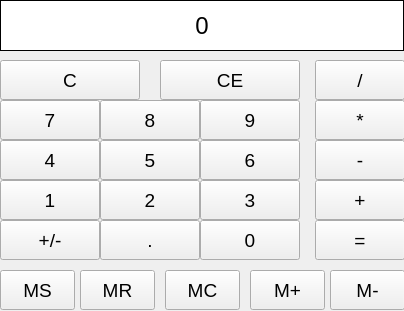
<?xml version="1.0" encoding="UTF-8"?>
<ui version="4.0">
 <class>MainWindow</class>
 <widget class="QMainWindow" name="MainWindow">
  <property name="geometry">
   <rect>
    <x>0</x>
    <y>0</y>
    <width>404</width>
    <height>311</height>
   </rect>
  </property>
  <property name="windowTitle">
   <string>MainWindow</string>
  </property>
  <widget class="QWidget" name="centralwidget">
   <widget class="QLabel" name="lblResult">
    <property name="geometry">
     <rect>
      <x>0</x>
      <y>0</y>
      <width>404</width>
      <height>51</height>
     </rect>
    </property>
    <property name="palette">
     <palette>
      <active>
       <colorrole role="WindowText">
        <brush brushstyle="SolidPattern">
         <color alpha="255">
          <red>0</red>
          <green>0</green>
          <blue>0</blue>
         </color>
        </brush>
       </colorrole>
       <colorrole role="Button">
        <brush brushstyle="SolidPattern">
         <color alpha="255">
          <red>255</red>
          <green>255</green>
          <blue>255</blue>
         </color>
        </brush>
       </colorrole>
       <colorrole role="Light">
        <brush brushstyle="SolidPattern">
         <color alpha="255">
          <red>255</red>
          <green>255</green>
          <blue>255</blue>
         </color>
        </brush>
       </colorrole>
       <colorrole role="Midlight">
        <brush brushstyle="SolidPattern">
         <color alpha="255">
          <red>255</red>
          <green>255</green>
          <blue>255</blue>
         </color>
        </brush>
       </colorrole>
       <colorrole role="Dark">
        <brush brushstyle="SolidPattern">
         <color alpha="255">
          <red>127</red>
          <green>127</green>
          <blue>127</blue>
         </color>
        </brush>
       </colorrole>
       <colorrole role="Mid">
        <brush brushstyle="SolidPattern">
         <color alpha="255">
          <red>170</red>
          <green>170</green>
          <blue>170</blue>
         </color>
        </brush>
       </colorrole>
       <colorrole role="Text">
        <brush brushstyle="SolidPattern">
         <color alpha="255">
          <red>0</red>
          <green>0</green>
          <blue>0</blue>
         </color>
        </brush>
       </colorrole>
       <colorrole role="BrightText">
        <brush brushstyle="SolidPattern">
         <color alpha="255">
          <red>255</red>
          <green>255</green>
          <blue>255</blue>
         </color>
        </brush>
       </colorrole>
       <colorrole role="ButtonText">
        <brush brushstyle="SolidPattern">
         <color alpha="255">
          <red>0</red>
          <green>0</green>
          <blue>0</blue>
         </color>
        </brush>
       </colorrole>
       <colorrole role="Base">
        <brush brushstyle="SolidPattern">
         <color alpha="255">
          <red>255</red>
          <green>255</green>
          <blue>255</blue>
         </color>
        </brush>
       </colorrole>
       <colorrole role="Window">
        <brush brushstyle="SolidPattern">
         <color alpha="255">
          <red>255</red>
          <green>255</green>
          <blue>255</blue>
         </color>
        </brush>
       </colorrole>
       <colorrole role="Shadow">
        <brush brushstyle="SolidPattern">
         <color alpha="255">
          <red>0</red>
          <green>0</green>
          <blue>0</blue>
         </color>
        </brush>
       </colorrole>
       <colorrole role="AlternateBase">
        <brush brushstyle="SolidPattern">
         <color alpha="255">
          <red>255</red>
          <green>255</green>
          <blue>255</blue>
         </color>
        </brush>
       </colorrole>
       <colorrole role="ToolTipBase">
        <brush brushstyle="SolidPattern">
         <color alpha="255">
          <red>255</red>
          <green>255</green>
          <blue>220</blue>
         </color>
        </brush>
       </colorrole>
       <colorrole role="ToolTipText">
        <brush brushstyle="SolidPattern">
         <color alpha="255">
          <red>0</red>
          <green>0</green>
          <blue>0</blue>
         </color>
        </brush>
       </colorrole>
       <colorrole role="PlaceholderText">
        <brush brushstyle="SolidPattern">
         <color alpha="127">
          <red>0</red>
          <green>0</green>
          <blue>0</blue>
         </color>
        </brush>
       </colorrole>
       <colorrole role="Accent">
        <brush brushstyle="SolidPattern">
         <color alpha="255">
          <red>255</red>
          <green>255</green>
          <blue>255</blue>
         </color>
        </brush>
       </colorrole>
      </active>
      <inactive>
       <colorrole role="WindowText">
        <brush brushstyle="SolidPattern">
         <color alpha="255">
          <red>0</red>
          <green>0</green>
          <blue>0</blue>
         </color>
        </brush>
       </colorrole>
       <colorrole role="Button">
        <brush brushstyle="SolidPattern">
         <color alpha="255">
          <red>255</red>
          <green>255</green>
          <blue>255</blue>
         </color>
        </brush>
       </colorrole>
       <colorrole role="Light">
        <brush brushstyle="SolidPattern">
         <color alpha="255">
          <red>255</red>
          <green>255</green>
          <blue>255</blue>
         </color>
        </brush>
       </colorrole>
       <colorrole role="Midlight">
        <brush brushstyle="SolidPattern">
         <color alpha="255">
          <red>255</red>
          <green>255</green>
          <blue>255</blue>
         </color>
        </brush>
       </colorrole>
       <colorrole role="Dark">
        <brush brushstyle="SolidPattern">
         <color alpha="255">
          <red>127</red>
          <green>127</green>
          <blue>127</blue>
         </color>
        </brush>
       </colorrole>
       <colorrole role="Mid">
        <brush brushstyle="SolidPattern">
         <color alpha="255">
          <red>170</red>
          <green>170</green>
          <blue>170</blue>
         </color>
        </brush>
       </colorrole>
       <colorrole role="Text">
        <brush brushstyle="SolidPattern">
         <color alpha="255">
          <red>0</red>
          <green>0</green>
          <blue>0</blue>
         </color>
        </brush>
       </colorrole>
       <colorrole role="BrightText">
        <brush brushstyle="SolidPattern">
         <color alpha="255">
          <red>255</red>
          <green>255</green>
          <blue>255</blue>
         </color>
        </brush>
       </colorrole>
       <colorrole role="ButtonText">
        <brush brushstyle="SolidPattern">
         <color alpha="255">
          <red>0</red>
          <green>0</green>
          <blue>0</blue>
         </color>
        </brush>
       </colorrole>
       <colorrole role="Base">
        <brush brushstyle="SolidPattern">
         <color alpha="255">
          <red>255</red>
          <green>255</green>
          <blue>255</blue>
         </color>
        </brush>
       </colorrole>
       <colorrole role="Window">
        <brush brushstyle="SolidPattern">
         <color alpha="255">
          <red>255</red>
          <green>255</green>
          <blue>255</blue>
         </color>
        </brush>
       </colorrole>
       <colorrole role="Shadow">
        <brush brushstyle="SolidPattern">
         <color alpha="255">
          <red>0</red>
          <green>0</green>
          <blue>0</blue>
         </color>
        </brush>
       </colorrole>
       <colorrole role="AlternateBase">
        <brush brushstyle="SolidPattern">
         <color alpha="255">
          <red>255</red>
          <green>255</green>
          <blue>255</blue>
         </color>
        </brush>
       </colorrole>
       <colorrole role="ToolTipBase">
        <brush brushstyle="SolidPattern">
         <color alpha="255">
          <red>255</red>
          <green>255</green>
          <blue>220</blue>
         </color>
        </brush>
       </colorrole>
       <colorrole role="ToolTipText">
        <brush brushstyle="SolidPattern">
         <color alpha="255">
          <red>0</red>
          <green>0</green>
          <blue>0</blue>
         </color>
        </brush>
       </colorrole>
       <colorrole role="PlaceholderText">
        <brush brushstyle="SolidPattern">
         <color alpha="127">
          <red>0</red>
          <green>0</green>
          <blue>0</blue>
         </color>
        </brush>
       </colorrole>
       <colorrole role="Accent">
        <brush brushstyle="SolidPattern">
         <color alpha="255">
          <red>255</red>
          <green>255</green>
          <blue>255</blue>
         </color>
        </brush>
       </colorrole>
      </inactive>
      <disabled>
       <colorrole role="WindowText">
        <brush brushstyle="SolidPattern">
         <color alpha="255">
          <red>127</red>
          <green>127</green>
          <blue>127</blue>
         </color>
        </brush>
       </colorrole>
       <colorrole role="Button">
        <brush brushstyle="SolidPattern">
         <color alpha="255">
          <red>255</red>
          <green>255</green>
          <blue>255</blue>
         </color>
        </brush>
       </colorrole>
       <colorrole role="Light">
        <brush brushstyle="SolidPattern">
         <color alpha="255">
          <red>255</red>
          <green>255</green>
          <blue>255</blue>
         </color>
        </brush>
       </colorrole>
       <colorrole role="Midlight">
        <brush brushstyle="SolidPattern">
         <color alpha="255">
          <red>255</red>
          <green>255</green>
          <blue>255</blue>
         </color>
        </brush>
       </colorrole>
       <colorrole role="Dark">
        <brush brushstyle="SolidPattern">
         <color alpha="255">
          <red>127</red>
          <green>127</green>
          <blue>127</blue>
         </color>
        </brush>
       </colorrole>
       <colorrole role="Mid">
        <brush brushstyle="SolidPattern">
         <color alpha="255">
          <red>170</red>
          <green>170</green>
          <blue>170</blue>
         </color>
        </brush>
       </colorrole>
       <colorrole role="Text">
        <brush brushstyle="SolidPattern">
         <color alpha="255">
          <red>127</red>
          <green>127</green>
          <blue>127</blue>
         </color>
        </brush>
       </colorrole>
       <colorrole role="BrightText">
        <brush brushstyle="SolidPattern">
         <color alpha="255">
          <red>255</red>
          <green>255</green>
          <blue>255</blue>
         </color>
        </brush>
       </colorrole>
       <colorrole role="ButtonText">
        <brush brushstyle="SolidPattern">
         <color alpha="255">
          <red>127</red>
          <green>127</green>
          <blue>127</blue>
         </color>
        </brush>
       </colorrole>
       <colorrole role="Base">
        <brush brushstyle="SolidPattern">
         <color alpha="255">
          <red>255</red>
          <green>255</green>
          <blue>255</blue>
         </color>
        </brush>
       </colorrole>
       <colorrole role="Window">
        <brush brushstyle="SolidPattern">
         <color alpha="255">
          <red>255</red>
          <green>255</green>
          <blue>255</blue>
         </color>
        </brush>
       </colorrole>
       <colorrole role="Shadow">
        <brush brushstyle="SolidPattern">
         <color alpha="255">
          <red>0</red>
          <green>0</green>
          <blue>0</blue>
         </color>
        </brush>
       </colorrole>
       <colorrole role="AlternateBase">
        <brush brushstyle="SolidPattern">
         <color alpha="255">
          <red>255</red>
          <green>255</green>
          <blue>255</blue>
         </color>
        </brush>
       </colorrole>
       <colorrole role="ToolTipBase">
        <brush brushstyle="SolidPattern">
         <color alpha="255">
          <red>255</red>
          <green>255</green>
          <blue>220</blue>
         </color>
        </brush>
       </colorrole>
       <colorrole role="ToolTipText">
        <brush brushstyle="SolidPattern">
         <color alpha="255">
          <red>0</red>
          <green>0</green>
          <blue>0</blue>
         </color>
        </brush>
       </colorrole>
       <colorrole role="PlaceholderText">
        <brush brushstyle="SolidPattern">
         <color alpha="127">
          <red>127</red>
          <green>127</green>
          <blue>127</blue>
         </color>
        </brush>
       </colorrole>
       <colorrole role="Accent">
        <brush brushstyle="SolidPattern">
         <color alpha="255">
          <red>255</red>
          <green>255</green>
          <blue>255</blue>
         </color>
        </brush>
       </colorrole>
      </disabled>
     </palette>
    </property>
    <property name="font">
     <font>
      <pointsize>18</pointsize>
     </font>
    </property>
    <property name="autoFillBackground">
     <bool>true</bool>
    </property>
    <property name="frameShape">
     <enum>QFrame::Shape::Box</enum>
    </property>
    <property name="text">
     <string>0</string>
    </property>
    <property name="alignment">
     <set>Qt::AlignmentFlag::AlignCenter</set>
    </property>
   </widget>
   <widget class="QPushButton" name="pb1">
    <property name="geometry">
     <rect>
      <x>0</x>
      <y>180</y>
      <width>100</width>
      <height>40</height>
     </rect>
    </property>
    <property name="font">
     <font>
      <pointsize>14</pointsize>
     </font>
    </property>
    <property name="autoFillBackground">
     <bool>false</bool>
    </property>
    <property name="styleSheet">
     <string notr="true">QPushButton_clicked{
	background-color: qlineargradient(spread:pad, x1:0, y1:0, x2:1, y2:0, stop:0 rgba(0, 0, 0, 255), stop:1 rgba(255, 255, 255, 255));
}</string>
    </property>
    <property name="text">
     <string>1</string>
    </property>
    <property name="shortcut">
     <string>1</string>
    </property>
   </widget>
   <widget class="QPushButton" name="pb2">
    <property name="geometry">
     <rect>
      <x>100</x>
      <y>180</y>
      <width>100</width>
      <height>40</height>
     </rect>
    </property>
    <property name="font">
     <font>
      <pointsize>14</pointsize>
     </font>
    </property>
    <property name="styleSheet">
     <string notr="true">QPushButton_clicked{
	background-color: qlineargradient(spread:pad, x1:0, y1:0, x2:1, y2:0, stop:0 rgba(0, 0, 0, 255), stop:1 rgba(255, 255, 255, 255));
}</string>
    </property>
    <property name="text">
     <string>2</string>
    </property>
    <property name="shortcut">
     <string>2</string>
    </property>
   </widget>
   <widget class="QPushButton" name="pb3">
    <property name="geometry">
     <rect>
      <x>200</x>
      <y>180</y>
      <width>100</width>
      <height>40</height>
     </rect>
    </property>
    <property name="font">
     <font>
      <pointsize>14</pointsize>
     </font>
    </property>
    <property name="styleSheet">
     <string notr="true">QPushButton_clicked{
	background-color: qlineargradient(spread:pad, x1:0, y1:0, x2:1, y2:0, stop:0 rgba(0, 0, 0, 255), stop:1 rgba(255, 255, 255, 255));
}</string>
    </property>
    <property name="text">
     <string>3</string>
    </property>
    <property name="shortcut">
     <string>3</string>
    </property>
   </widget>
   <widget class="QPushButton" name="pb4">
    <property name="geometry">
     <rect>
      <x>0</x>
      <y>140</y>
      <width>100</width>
      <height>40</height>
     </rect>
    </property>
    <property name="font">
     <font>
      <pointsize>14</pointsize>
     </font>
    </property>
    <property name="styleSheet">
     <string notr="true">QPushButton_clicked{
	background-color: qlineargradient(spread:pad, x1:0, y1:0, x2:1, y2:0, stop:0 rgba(0, 0, 0, 255), stop:1 rgba(255, 255, 255, 255));
}</string>
    </property>
    <property name="text">
     <string>4</string>
    </property>
    <property name="shortcut">
     <string>4</string>
    </property>
   </widget>
   <widget class="QPushButton" name="pb5">
    <property name="geometry">
     <rect>
      <x>100</x>
      <y>140</y>
      <width>100</width>
      <height>40</height>
     </rect>
    </property>
    <property name="font">
     <font>
      <pointsize>14</pointsize>
     </font>
    </property>
    <property name="styleSheet">
     <string notr="true">QPushButton_clicked{
	background-color: qlineargradient(spread:pad, x1:0, y1:0, x2:1, y2:0, stop:0 rgba(0, 0, 0, 255), stop:1 rgba(255, 255, 255, 255));
}</string>
    </property>
    <property name="text">
     <string>5</string>
    </property>
    <property name="shortcut">
     <string>5</string>
    </property>
   </widget>
   <widget class="QPushButton" name="pb6">
    <property name="geometry">
     <rect>
      <x>200</x>
      <y>140</y>
      <width>100</width>
      <height>40</height>
     </rect>
    </property>
    <property name="font">
     <font>
      <pointsize>14</pointsize>
     </font>
    </property>
    <property name="styleSheet">
     <string notr="true">QPushButton_clicked{
	background-color: qlineargradient(spread:pad, x1:0, y1:0, x2:1, y2:0, stop:0 rgba(0, 0, 0, 255), stop:1 rgba(255, 255, 255, 255));
}</string>
    </property>
    <property name="text">
     <string>6</string>
    </property>
    <property name="shortcut">
     <string>6</string>
    </property>
   </widget>
   <widget class="QPushButton" name="pb7">
    <property name="geometry">
     <rect>
      <x>0</x>
      <y>100</y>
      <width>100</width>
      <height>40</height>
     </rect>
    </property>
    <property name="font">
     <font>
      <pointsize>14</pointsize>
     </font>
    </property>
    <property name="styleSheet">
     <string notr="true">QPushButton_clicked{
	background-color: qlineargradient(spread:pad, x1:0, y1:0, x2:1, y2:0, stop:0 rgba(0, 0, 0, 255), stop:1 rgba(255, 255, 255, 255));
}</string>
    </property>
    <property name="text">
     <string>7</string>
    </property>
    <property name="shortcut">
     <string>7</string>
    </property>
   </widget>
   <widget class="QPushButton" name="pb8">
    <property name="geometry">
     <rect>
      <x>100</x>
      <y>100</y>
      <width>100</width>
      <height>40</height>
     </rect>
    </property>
    <property name="font">
     <font>
      <pointsize>14</pointsize>
     </font>
    </property>
    <property name="styleSheet">
     <string notr="true">QPushButton_clicked{
	background-color: qlineargradient(spread:pad, x1:0, y1:0, x2:1, y2:0, stop:0 rgba(0, 0, 0, 255), stop:1 rgba(255, 255, 255, 255));
}</string>
    </property>
    <property name="text">
     <string>8</string>
    </property>
    <property name="shortcut">
     <string>8</string>
    </property>
   </widget>
   <widget class="QPushButton" name="pb9">
    <property name="geometry">
     <rect>
      <x>200</x>
      <y>100</y>
      <width>100</width>
      <height>40</height>
     </rect>
    </property>
    <property name="font">
     <font>
      <pointsize>14</pointsize>
     </font>
    </property>
    <property name="styleSheet">
     <string notr="true">QPushButton_clicked{
	background-color: qlineargradient(spread:pad, x1:0, y1:0, x2:1, y2:0, stop:0 rgba(0, 0, 0, 255), stop:1 rgba(255, 255, 255, 255));
}</string>
    </property>
    <property name="text">
     <string>9</string>
    </property>
    <property name="shortcut">
     <string>9</string>
    </property>
   </widget>
   <widget class="QPushButton" name="pb0">
    <property name="geometry">
     <rect>
      <x>200</x>
      <y>220</y>
      <width>100</width>
      <height>40</height>
     </rect>
    </property>
    <property name="font">
     <font>
      <pointsize>14</pointsize>
     </font>
    </property>
    <property name="styleSheet">
     <string notr="true">QPushButton_clicked{
	background-color: qlineargradient(spread:pad, x1:0, y1:0, x2:1, y2:0, stop:0 rgba(0, 0, 0, 255), stop:1 rgba(255, 255, 255, 255));
}</string>
    </property>
    <property name="text">
     <string>0</string>
    </property>
    <property name="shortcut">
     <string>0</string>
    </property>
   </widget>
   <widget class="QPushButton" name="pbRavno">
    <property name="geometry">
     <rect>
      <x>315</x>
      <y>220</y>
      <width>90</width>
      <height>40</height>
     </rect>
    </property>
    <property name="font">
     <font>
      <pointsize>14</pointsize>
     </font>
    </property>
    <property name="styleSheet">
     <string notr="true">QPushButton_clicked{
	background-color: qlineargradient(spread:pad, x1:0, y1:0, x2:1, y2:0, stop:0 rgba(0, 0, 0, 255), stop:1 rgba(255, 255, 255, 255));
}</string>
    </property>
    <property name="text">
     <string>=</string>
    </property>
    <property name="shortcut">
     <string>=</string>
    </property>
   </widget>
   <widget class="QPushButton" name="pbPoint">
    <property name="geometry">
     <rect>
      <x>100</x>
      <y>220</y>
      <width>100</width>
      <height>40</height>
     </rect>
    </property>
    <property name="font">
     <font>
      <pointsize>14</pointsize>
     </font>
    </property>
    <property name="styleSheet">
     <string notr="true">QPushButton_clicked{
	background-color: qlineargradient(spread:pad, x1:0, y1:0, x2:1, y2:0, stop:0 rgba(0, 0, 0, 255), stop:1 rgba(255, 255, 255, 255));
}</string>
    </property>
    <property name="text">
     <string>.</string>
    </property>
   </widget>
   <widget class="QPushButton" name="pbplmin">
    <property name="geometry">
     <rect>
      <x>0</x>
      <y>220</y>
      <width>100</width>
      <height>40</height>
     </rect>
    </property>
    <property name="font">
     <font>
      <pointsize>14</pointsize>
     </font>
    </property>
    <property name="styleSheet">
     <string notr="true">QPushButton_clicked{
	background-color: qlineargradient(spread:pad, x1:0, y1:0, x2:1, y2:0, stop:0 rgba(0, 0, 0, 255), stop:1 rgba(255, 255, 255, 255));
}</string>
    </property>
    <property name="text">
     <string>+/-</string>
    </property>
   </widget>
   <widget class="QPushButton" name="pbMin">
    <property name="geometry">
     <rect>
      <x>315</x>
      <y>140</y>
      <width>90</width>
      <height>40</height>
     </rect>
    </property>
    <property name="font">
     <font>
      <pointsize>14</pointsize>
     </font>
    </property>
    <property name="styleSheet">
     <string notr="true">QPushButton_clicked{
	background-color: qlineargradient(spread:pad, x1:0, y1:0, x2:1, y2:0, stop:0 rgba(0, 0, 0, 255), stop:1 rgba(255, 255, 255, 255));
}</string>
    </property>
    <property name="text">
     <string>-</string>
    </property>
    <property name="shortcut">
     <string>-</string>
    </property>
   </widget>
   <widget class="QPushButton" name="pbPlus">
    <property name="geometry">
     <rect>
      <x>315</x>
      <y>180</y>
      <width>90</width>
      <height>40</height>
     </rect>
    </property>
    <property name="font">
     <font>
      <pointsize>14</pointsize>
     </font>
    </property>
    <property name="styleSheet">
     <string notr="true">QPushButton_clicked{
	background-color: qlineargradient(spread:pad, x1:0, y1:0, x2:1, y2:0, stop:0 rgba(0, 0, 0, 255), stop:1 rgba(255, 255, 255, 255));
}</string>
    </property>
    <property name="text">
     <string>+</string>
    </property>
    <property name="shortcut">
     <string>+</string>
    </property>
   </widget>
   <widget class="QPushButton" name="pbDel">
    <property name="geometry">
     <rect>
      <x>315</x>
      <y>60</y>
      <width>90</width>
      <height>40</height>
     </rect>
    </property>
    <property name="font">
     <font>
      <pointsize>14</pointsize>
     </font>
    </property>
    <property name="styleSheet">
     <string notr="true">QPushButton_clicked{
	background-color: qlineargradient(spread:pad, x1:0, y1:0, x2:1, y2:0, stop:0 rgba(0, 0, 0, 255), stop:1 rgba(255, 255, 255, 255));
}</string>
    </property>
    <property name="text">
     <string>/</string>
    </property>
    <property name="shortcut">
     <string>/</string>
    </property>
   </widget>
   <widget class="QPushButton" name="pbPro">
    <property name="geometry">
     <rect>
      <x>315</x>
      <y>100</y>
      <width>90</width>
      <height>40</height>
     </rect>
    </property>
    <property name="font">
     <font>
      <pointsize>14</pointsize>
     </font>
    </property>
    <property name="styleSheet">
     <string notr="true">QPushButton_clicked{
	background-color: qlineargradient(spread:pad, x1:0, y1:0, x2:1, y2:0, stop:0 rgba(0, 0, 0, 255), stop:1 rgba(255, 255, 255, 255));
}</string>
    </property>
    <property name="text">
     <string>*</string>
    </property>
    <property name="shortcut">
     <string>*</string>
    </property>
   </widget>
   <widget class="QPushButton" name="pbC">
    <property name="geometry">
     <rect>
      <x>0</x>
      <y>60</y>
      <width>140</width>
      <height>40</height>
     </rect>
    </property>
    <property name="font">
     <font>
      <pointsize>14</pointsize>
     </font>
    </property>
    <property name="styleSheet">
     <string notr="true">QPushButton_clicked{
	background-color: qlineargradient(spread:pad, x1:0, y1:0, x2:1, y2:0, stop:0 rgba(0, 0, 0, 255), stop:1 rgba(255, 255, 255, 255));
}</string>
    </property>
    <property name="text">
     <string>C</string>
    </property>
   </widget>
   <widget class="QPushButton" name="pbCE">
    <property name="geometry">
     <rect>
      <x>160</x>
      <y>60</y>
      <width>140</width>
      <height>40</height>
     </rect>
    </property>
    <property name="font">
     <font>
      <pointsize>14</pointsize>
     </font>
    </property>
    <property name="styleSheet">
     <string notr="true">QPushButton_clicked{
	background-color: qlineargradient(spread:pad, x1:0, y1:0, x2:1, y2:0, stop:0 rgba(0, 0, 0, 255), stop:1 rgba(255, 255, 255, 255));
}</string>
    </property>
    <property name="text">
     <string>CE</string>
    </property>
   </widget>
   <widget class="QPushButton" name="pbMS">
    <property name="geometry">
     <rect>
      <x>0</x>
      <y>270</y>
      <width>75</width>
      <height>40</height>
     </rect>
    </property>
    <property name="font">
     <font>
      <pointsize>14</pointsize>
     </font>
    </property>
    <property name="styleSheet">
     <string notr="true">QPushButton_clicked{
	background-color: qlineargradient(spread:pad, x1:0, y1:0, x2:1, y2:0, stop:0 rgba(0, 0, 0, 255), stop:1 rgba(255, 255, 255, 255));
}</string>
    </property>
    <property name="text">
     <string>MS</string>
    </property>
   </widget>
   <widget class="QPushButton" name="pbMr">
    <property name="geometry">
     <rect>
      <x>80</x>
      <y>270</y>
      <width>75</width>
      <height>40</height>
     </rect>
    </property>
    <property name="font">
     <font>
      <pointsize>14</pointsize>
     </font>
    </property>
    <property name="styleSheet">
     <string notr="true">QPushButton_clicked{
	background-color: qlineargradient(spread:pad, x1:0, y1:0, x2:1, y2:0, stop:0 rgba(0, 0, 0, 255), stop:1 rgba(255, 255, 255, 255));
}</string>
    </property>
    <property name="text">
     <string>MR</string>
    </property>
   </widget>
   <widget class="QPushButton" name="pbMC">
    <property name="geometry">
     <rect>
      <x>165</x>
      <y>270</y>
      <width>75</width>
      <height>40</height>
     </rect>
    </property>
    <property name="font">
     <font>
      <pointsize>14</pointsize>
     </font>
    </property>
    <property name="styleSheet">
     <string notr="true">QPushButton_clicked{
	background-color: qlineargradient(spread:pad, x1:0, y1:0, x2:1, y2:0, stop:0 rgba(0, 0, 0, 255), stop:1 rgba(255, 255, 255, 255));
}</string>
    </property>
    <property name="text">
     <string>MC</string>
    </property>
   </widget>
   <widget class="QPushButton" name="pbMmin">
    <property name="geometry">
     <rect>
      <x>330</x>
      <y>270</y>
      <width>75</width>
      <height>40</height>
     </rect>
    </property>
    <property name="font">
     <font>
      <pointsize>14</pointsize>
     </font>
    </property>
    <property name="styleSheet">
     <string notr="true">QPushButton_clicked{
	background-color: qlineargradient(spread:pad, x1:0, y1:0, x2:1, y2:0, stop:0 rgba(0, 0, 0, 255), stop:1 rgba(255, 255, 255, 255));
}</string>
    </property>
    <property name="text">
     <string>M-</string>
    </property>
   </widget>
   <widget class="QPushButton" name="pbMpl">
    <property name="geometry">
     <rect>
      <x>250</x>
      <y>270</y>
      <width>75</width>
      <height>40</height>
     </rect>
    </property>
    <property name="font">
     <font>
      <pointsize>14</pointsize>
     </font>
    </property>
    <property name="styleSheet">
     <string notr="true">QPushButton_clicked{
	background-color: qlineargradient(spread:pad, x1:0, y1:0, x2:1, y2:0, stop:0 rgba(0, 0, 0, 255), stop:1 rgba(255, 255, 255, 255));
}</string>
    </property>
    <property name="text">
     <string>M+</string>
    </property>
   </widget>
  </widget>
 </widget>
 <resources/>
 <connections/>
</ui>
